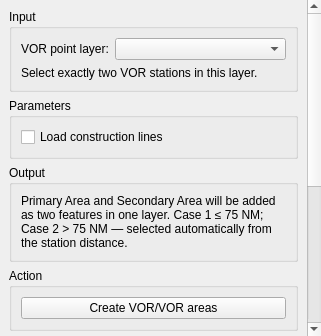
<?xml version="1.0" encoding="UTF-8"?>
<ui version="4.0">
 <class>QPANSOPYEnrouteVorVorRefinedDockWidget</class>
 <widget class="QDockWidget" name="QPANSOPYEnrouteVorVorRefinedDockWidget">
  <property name="windowTitle"><string>Refined ENR — VOR/VOR (straight)</string></property>
  <property name="minimumSize"><size><width>320</width><height>260</height></size></property>
  <widget class="QWidget" name="dockWidgetContents">
   <layout class="QVBoxLayout" name="dockLayout">
    <property name="leftMargin"><number>0</number></property>
    <property name="topMargin"><number>0</number></property>
    <property name="rightMargin"><number>0</number></property>
    <property name="bottomMargin"><number>0</number></property>
    <item>
     <widget class="QScrollArea" name="formScrollArea">
      <property name="widgetResizable"><bool>true</bool></property>
      <property name="frameShape"><enum>QFrame::NoFrame</enum></property>
      <property name="verticalScrollBarPolicy"><enum>Qt::ScrollBarAsNeeded</enum></property>
      <widget class="QWidget" name="formContents">
       <layout class="QVBoxLayout" name="formLayout">
        <item><widget class="QGroupBox" name="inputGroup">
         <property name="title"><string>Input</string></property>
         <layout class="QFormLayout" name="inputLayout">
          <item row="0" column="0"><widget class="QLabel" name="vorLayerLabel"><property name="text"><string>VOR point layer:</string></property></widget></item>
          <item row="0" column="1"><widget class="QgsMapLayerComboBox" name="vorLayerComboBox"/></item>
          <item row="1" column="0" colspan="2"><widget class="QLabel" name="selectionHintLabel"><property name="text"><string>Select exactly two VOR stations in this layer.</string></property><property name="wordWrap"><bool>true</bool></property></widget></item>
         </layout>
        </widget></item>
        <item><widget class="QGroupBox" name="paramsGroup">
         <property name="title"><string>Parameters</string></property>
         <layout class="QVBoxLayout" name="paramsLayout">
          <item><widget class="QCheckBox" name="constructionCheckBox"><property name="text"><string>Load construction lines</string></property><property name="toolTip"><string>Case 1: centerline only. Case 2: axis and eight 10%/16% segments.</string></property><property name="checked"><bool>false</bool></property></widget></item>
         </layout>
        </widget></item>
        <item><widget class="QGroupBox" name="outputGroup">
         <property name="title"><string>Output</string></property>
         <layout class="QVBoxLayout" name="outputLayout">
          <item><widget class="QLabel" name="outputDescriptionLabel"><property name="text"><string>Primary Area and Secondary Area will be added as two features in one layer. Case 1 ≤ 75 NM; Case 2 &gt; 75 NM — selected automatically from the station distance.</string></property><property name="wordWrap"><bool>true</bool></property></widget></item>
         </layout>
        </widget></item>
        <item><widget class="QGroupBox" name="actionGroup">
         <property name="title"><string>Action</string></property>
         <layout class="QVBoxLayout" name="actionLayout">
          <item><widget class="QPushButton" name="calculateButton"><property name="text"><string>Create VOR/VOR areas</string></property></widget></item>
         </layout>
        </widget></item>
        <item><widget class="QGroupBox" name="logGroup">
         <property name="title"><string>Log</string></property>
         <layout class="QVBoxLayout" name="logLayout">
          <item><widget class="QTextEdit" name="logTextEdit"><property name="minimumHeight"><number>90</number></property><property name="readOnly"><bool>true</bool></property></widget></item>
         </layout>
        </widget></item>
        <item><spacer name="verticalSpacer"><property name="orientation"><enum>Qt::Vertical</enum></property><property name="sizeHint" stdset="0"><size><width>20</width><height>20</height></size></property></spacer></item>
       </layout>
      </widget>
     </widget>
    </item>
   </layout>
  </widget>
 </widget>
 <customwidgets><customwidget><class>QgsMapLayerComboBox</class><extends>QComboBox</extends><header>qgsmaplayercombobox.h</header></customwidget></customwidgets>
 <resources/>
 <connections/>
</ui>
